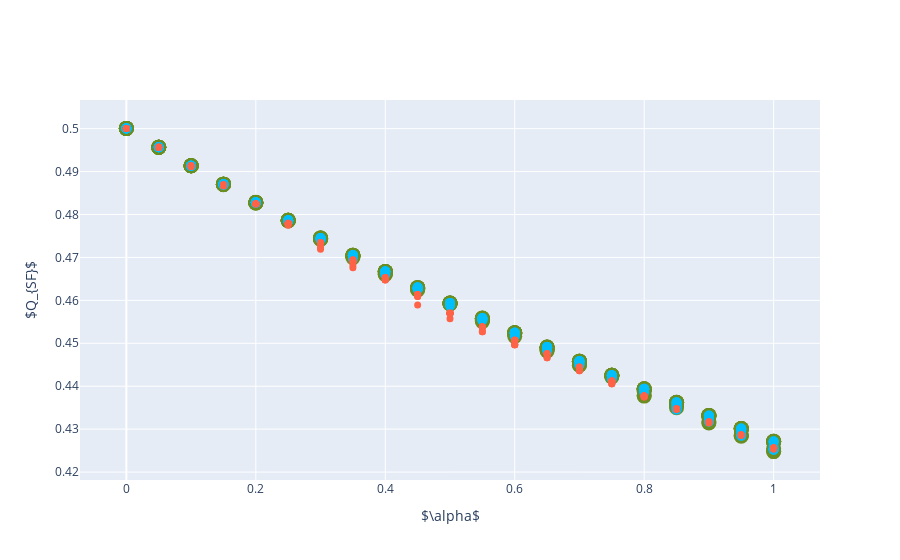

The cell this chart's notebook holds for it:
### Markdown cell above
##### PLOT

### Code cell
plot_dots_2d(Q_sf, '$Q_{SF}$', 'data/plots/polblogs/pol_sf_leiden.pdf')

### Figure 1 — Plotly figure (JSON) as saved in the notebook; plotly's stock layout.template omitted (floating-point values rounded to 4 significant figures; data arrays with more than 128 entries replaced by an {"elided": "..."} marker saying what was removed)
{"data": [{"line": {"color": "olivedrab", "dash": "dash", "width": 2}, "marker": {"size": 15}, "mode": "markers", "name": "Early Fusion", "type": "scatter", "x": {"elided": "210 float values"}, "y": {"elided": "210 float values"}}, {"line": {"color": "deepskyblue", "dash": "dash", "width": 2}, "marker": {"size": 10}, "mode": "markers", "name": "Simultaneous Fusion", "type": "scatter", "x": {"elided": "210 float values"}, "y": {"elided": "210 float values"}}, {"line": {"color": "tomato", "dash": "dash", "width": 2}, "marker": {"size": 7}, "mode": "markers", "name": "Late Fusion", "type": "scatter", "x": {"elided": "210 float values"}, "y": {"elided": "210 float values"}}], "layout": {"showlegend": false, "xaxis": {"title": {"text": "$\\alpha$"}}, "yaxis": {"title": {"text": "$Q_{SF}$"}}}}
